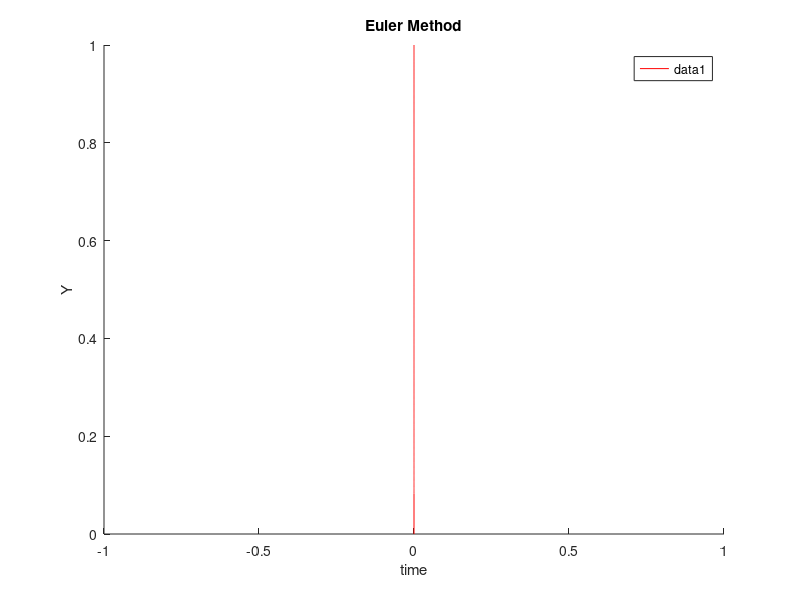

MATLAB code to generate this figure:
clear all
clc

t(1)=0;

dt=[0.1 , .01, .001, 0.0001, .0005];
T=5;


for j=1:5
    n=T/dt(j);
    y=zeros(5,n+1);
    t=zeros(5,n+1);
    y_exact=zeros(5,n+1);
    y(:,1)=1;
    y_exact(j,1)=exp(-0.5*t(j,1));
    for i=1:n 
        y(j,i+1)=(1-.5*dt(j))*y(j,i); %explicit 
        %y(i+1)=y(i)/(1+.5*dt(j)); % implicit
        %y(i+1)=((1-.25*dt(j))*y(i))/(1+.25*dt(j)); %Trapezoidal 
    
         
        k1=-0.5*y(i); %RK
        k2=-0.5*(y(i)+(dt(j)/2)*k1);
        k3=-0.5*(y(i)+(dt(j)/2)*k2);
        k4=-0.5*(y(i)+(dt(j))*k3);
        y(i+1)=y(i)+((dt(j)/6)*(k1+2*k2+2*k3+k4));
        

        t(j,i+1)=t(j,i)+dt(j);
        y_exact(j,i+1)=exp(-0.5*t(j,i+1));
    end
    %err(j)=y_exact(n+1)-y(n+1);
    %plot(log(dt),log(err));
end

hold on
plot(t(1,:),y(1,:),'r');
%plot(t(2,:),y(2,:),'b');
%plot(t(3,:),y(3,:),'g');
%plot(t(4,:),y(4,:),'y');
%plot(t(5,:),y(5,:),'m');
%plot(t(5,:),y_exact(5,:),'k');
xlabel('time') % x-axis label
ylabel('Y'); % y-axis label
title('Euler Method');
legend




